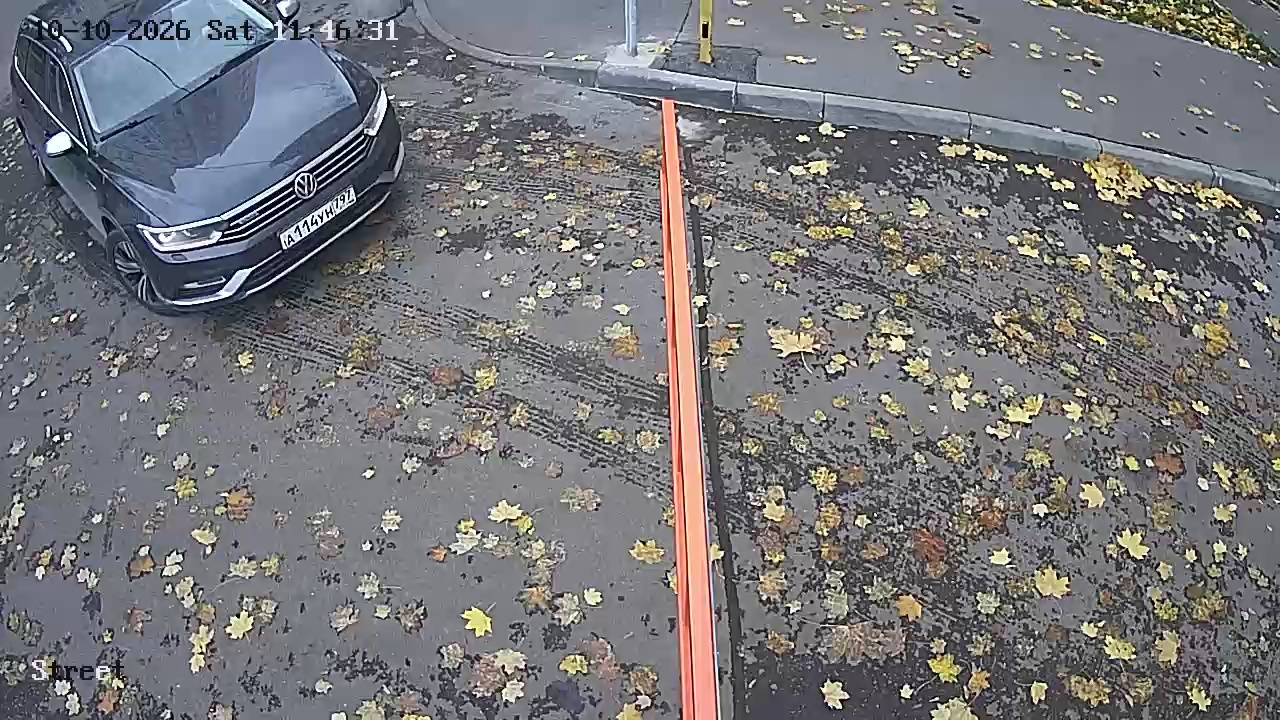
#> input picture tests/fixtures/barrier/closed_car_day/cam_1/0.jpg, 1280 x 720 px; its folder holds only this picture in this run
$ python -i barrier.py   (imports and definitions only)
#> lines starting #> are read from the running program, lines starting #| are printed output that depends on the picture
#> further down, picture is the input picture: shape (720, 1280, 3); mean B, G, R 120.9, 118.2, 118.8
"""Reference-frame edge-matching barrier classifier (BARRIER-01, BARRIER-04).

Why reference frames and not background subtraction: the source is a ~1.5 fps
single-frame snapshot feed (``02-CONTEXT.md`` D-01), so a motion-energy detector
is effectively blind — the scene is static almost all the time. ``MOG2`` is
worse than blind here: it learns a stationary closed arm as background, and a
model initialised while the arm is raised never sees an opening again.

So classification is *positional*, not temporal. Each camera keeps one clean
"closed" and one clean "open" reference per lighting bucket; a frame is
classified by which reference its edge map is closer to. Edges are used rather
than raw pixels because they are invariant to overall brightness, which is what
survives day/night and IR switching.

Purity: this module imports only ``cv2``, ``numpy`` and ``src.detect.fsm``. It
must never import the ``capture`` subpackage — no network, no FrameBuffer, no
settings — so it stays unit-testable in isolation. (The phase gate greps this
directory for the capture import path, so even naming it here is avoided.)

Coordinate note: all ROIs are expressed in ``WORK_SIZE`` (320x180) coordinates,
matching the stored reference maps. The bootstrap script converts the
operator's 1280x720 picks into that space.
"""

import json
import logging
import os
from collections import deque
from dataclasses import dataclass

import cv2
import numpy as np

from src.detect.fsm import BarrierState, Observation

__all__ = [
    "WORK_SIZE",
    "LIGHT_BUCKETS",
    "mean_brightness",
    "preprocess",
    "bucket_for",
    "PictureDedup",
    "ReferenceSet",
    "BarrierDetector",
    "Observation",
    "BarrierState",
]

logger = logging.getLogger(__name__)

#: Single working resolution (width, height). Reference maps are stored here so
#: the repository stays small and the comparison is exact.
WORK_SIZE = (320, 180)

LIGHT_BUCKETS = ("day", "night")

_CANNY_LOW = 60
_CANNY_HIGH = 160
_MISSING_REFERENCE = "no_reference_for_bucket"
_NO_CONTENT = "no_scene_content"


def _as_gray(frame):
    if frame is None or getattr(frame, "size", 0) == 0:
        raise ValueError("empty frame")
    if getattr(frame, "ndim", 2) == 3:
        return cv2.cvtColor(frame, cv2.COLOR_BGR2GRAY)
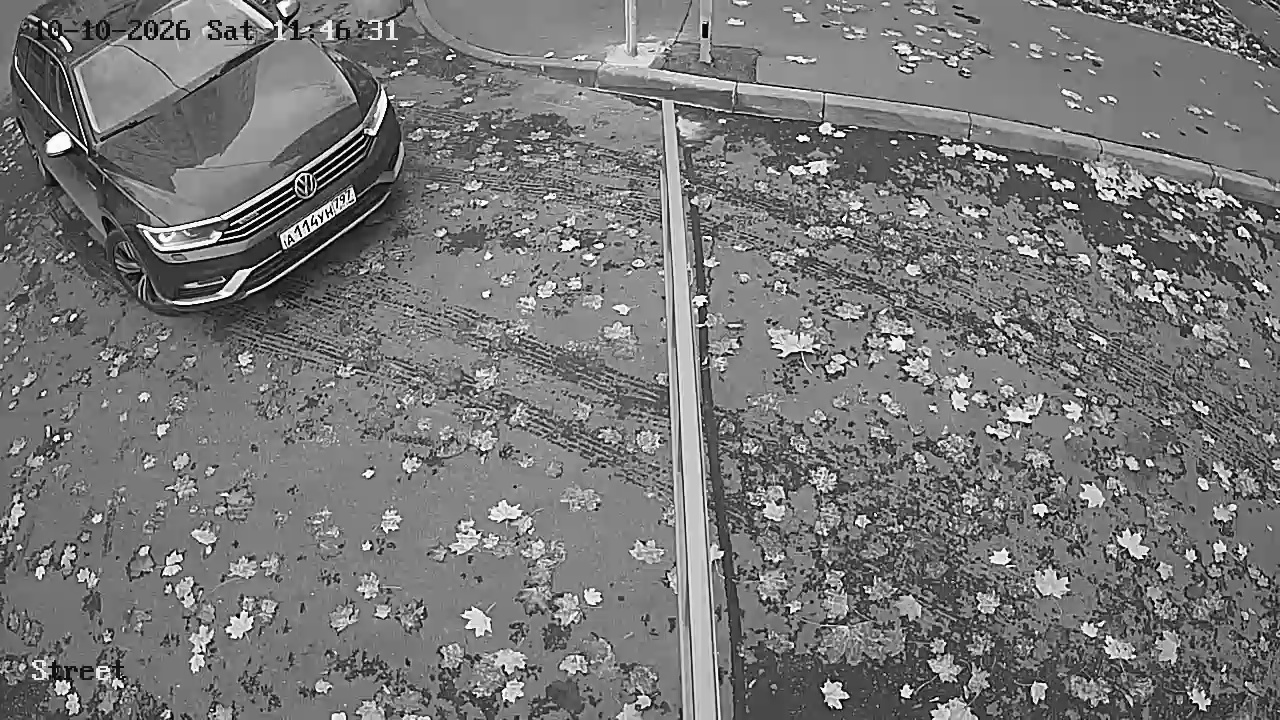
#> returned value: shape (720, 1280); min 0, max 255, mean 118.7
    return frame


# [4 lines left out: function mean_brightness, not called in this run]


def preprocess(frame) -> np.ndarray:
    """Raw BGR snapshot -> uint8 edge map at ``WORK_SIZE``."""
    small = cv2.resize(_as_gray(frame), WORK_SIZE, interpolation=cv2.INTER_AREA)
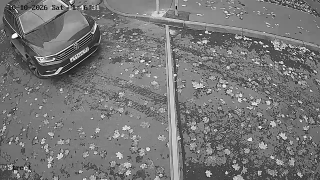
#> small: shape (180, 320); min 6, max 252, mean 118.7
    blurred = cv2.GaussianBlur(small, (3, 3), 0)
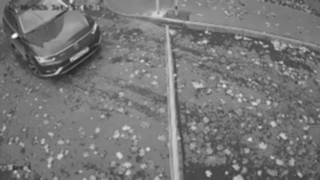
#> blurred: shape (180, 320); min 38, max 251, mean 118.7
    return cv2.Canny(blurred, _CANNY_LOW, _CANNY_HIGH)
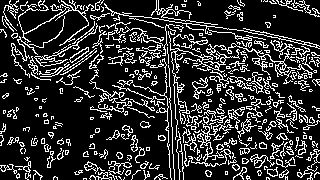
#> returned value: shape (180, 320); 19.5% white in thin lines or dots


def bucket_for(brightness: float, threshold: float = 60.0) -> str:
    """Pick the lighting bucket for a frame's mean brightness."""
    return "day" if brightness >= threshold else "night"


class PictureDedup:
    """Tell a genuinely new camera picture from a re-delivered one.

    The cameras refresh their picture only every ~8-9 s (day and night), while
    the poller delivers ~2 frames/s, so one picture arrives ~16 times in a row.
    Anything that counts frames (dwell, re-arm) must count *pictures* instead,
    otherwise a single noisy picture satisfies any dwell and defeats the
    duplicate-event guard. Compared on a tiny grey thumbnail; re-encoded copies
    of one picture differ by ~0.1-0.3 grey levels, a new picture by far more.
    """

    THUMB_SIZE = (160, 90)

    def __init__(self, threshold: float = 0.8):
        self.threshold = float(threshold)
        self._last = None

    # [7 lines left out: function is_new, not called in this run]


@dataclass(frozen=True)
class ReferenceSet:
    """Per-camera, per-bucket closed/open reference edge maps plus the ROIs.

    ``maps`` is keyed ``(camera_id, bucket, kind)``; ``rois`` is keyed
    ``(camera_id, kind)`` and holds ``(x, y, w, h)`` in ``WORK_SIZE`` coords.
    """

    maps: dict
    rois: dict

    def has(self, camera_id: str, bucket: str) -> bool:
        return (camera_id, bucket, "closed") in self.maps

    # [58 lines left out: functions get, roi, save, load, not called in this run]


class BarrierDetector:
    """Classify one snapshot as CLOSED / OPEN / UNKNOWN."""

    # [115 lines left out: functions __init__, _bucket, _distance, _arm_present, classify, not called in this run]

>>> import cv2
>>> picture = cv2.imread('../../tests/fixtures/barrier/closed_car_day/cam_1/0.jpg')
>>> result = preprocess(picture)
